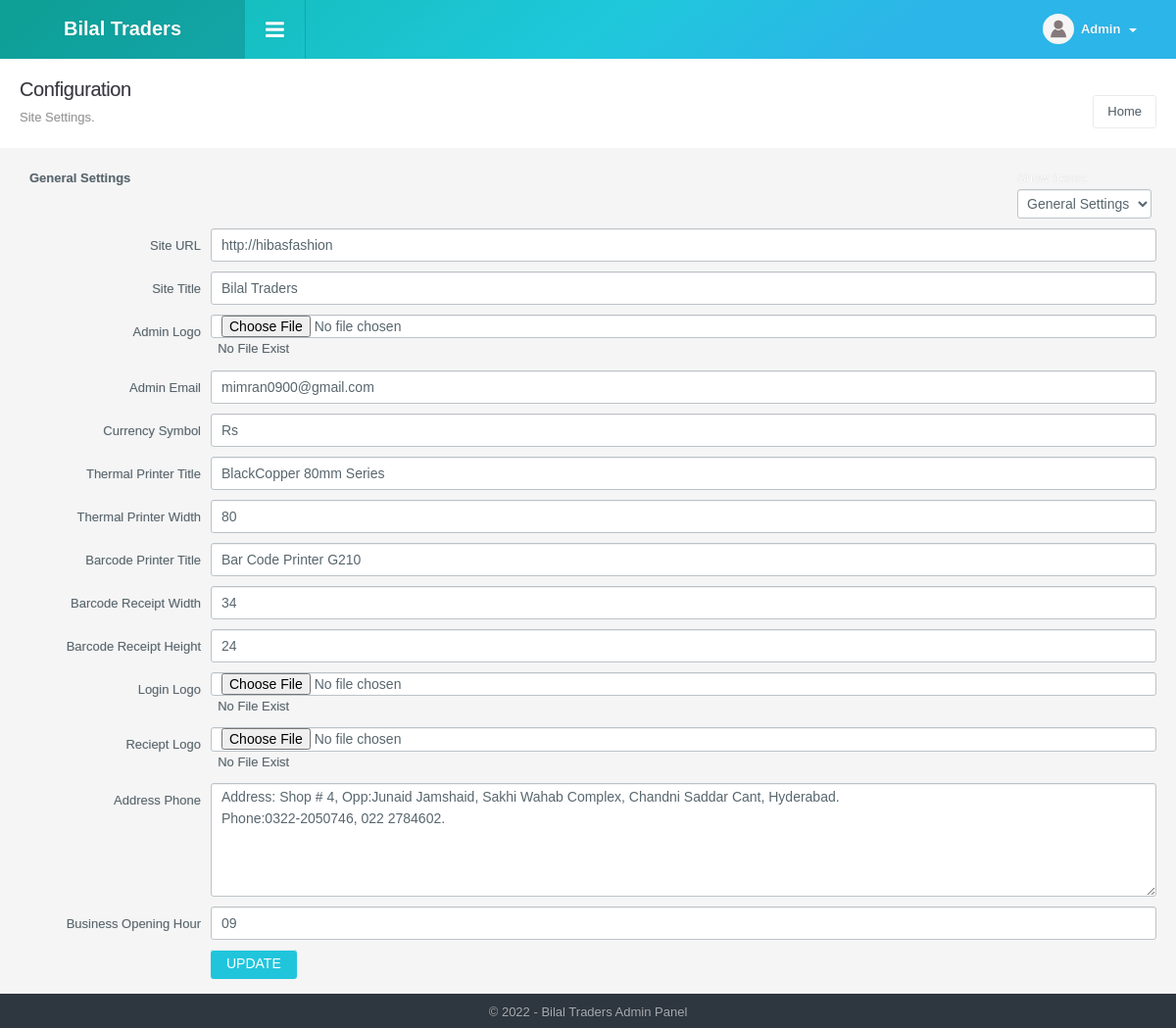
The app's page /config_manage.php?config_id=1 (signed in) with its own data.
### tables this page shows
CREATE TABLE `config_variable` (
  `id` int NOT NULL,
  `config_type_id` int NOT NULL,
  `title` varchar(512) NOT NULL,
  `notes` varchar(512) NOT NULL,
  `type` varchar(200) NOT NULL,
  `default_values` text NOT NULL,
  `key` varchar(200) NOT NULL,
  `value` text NOT NULL,
  `sortorder` int NOT NULL
);

CREATE TABLE `config_type` (
  `id` int NOT NULL,
  `title` varchar(200) NOT NULL,
  `sortorder` int NOT NULL
);

### include/db.php (called while the page is built, shortened)
<?php
function doquery($qr,$lnk){
	@$res=mysqli_query($lnk, $qr) or die($qr." - ".mysqli_error($lnk));
	return $res;
}
function dofetch($rs){
	@$rec=mysqli_fetch_array($rs);
	return $rec;
}
function numrows($rs){
	return mysqli_num_rows($rs);
}

### include/utility.php (the view, shortened to what this page needs)
<?php
function get_config($var){
	global $dblink;
	$sql="select value from config_variable where `key`='".slash($var)."'";
	$resConfig=doquery($sql,$dblink);
	if(numrows($resConfig)>0){
		while($rowConfig=dofetch($resConfig))
			return unslash($rowConfig["value"]);
	}
}
$site_title=get_config("site_title");
$site_url=get_config("site_url");
$file_upload_url=$site_url."/uploads/";
function slash($str){
	if(!is_array($str))
		return utf8_encode(addslashes($str));
	else{
		for($i=0; $i<count($str); $i++)
			$str[$i]=slash($str[$i]);
		return $str;
	}
}
function unslash($str){
	return stripslashes(utf8_decode($str));
	}
function getInputBox($type, $value, $id, $class,$default_values){
	global $file_upload_url;
	switch($type){
		case "text":
				echo '<input type="text" size="62%" name="text_'.$id.'" class="'.$class.'" value="'.$value.'" />';
        break;
		case "file":
			if ($value != "") {
			echo '<input type="file" size="50%" name="file_'.$id.'" class="'.$class.'" /><a href="'.$file_upload_url.'/config/'.$value.'" target="_blank" style=" color:#000;">&nbsp;&nbsp;Previous File</a>';
			}
			else{
				echo '<input type="file" size="50%" name="file_'.$id.'" class="'.$class.'" />&nbsp;&nbsp;No File Exist';
				}
        break;
		case "textarea":
			echo '<textarea name="textarea_'.$id.'" class="'.$class.'" cols="80" rows="5">'.$value.'</textarea>';
        break;
	}
}

### include/header.php (shortened to what this page needs)
<!DOCTYPE html>
<html>
<head>
<link type="text/css" rel="stylesheet" href="css/font-awesome.min.css" />
<link type="text/css" rel="stylesheet" href="css/font-awesome.css" />
<link type="text/css" rel="stylesheet"  href="css/bootstrap.css" />
<link rel="stylesheet" href="css/bootstrap-datetimepicker.min.css" />
<link type="text/css" rel="stylesheet"  href="css/awesome-bootstrap-checkbox.css" />
<link href="css/general.css" type="text/css" rel="stylesheet" />
<link type="text/css" rel="stylesheet"  href="css/style.css" />
<link rel="stylesheet" href="css/style.min.css">
</head>
<body>
	<div id="wrapper" class="round_corners">
    	<div id="top" class="clearfix">
            <div class="applogo">
                <a href="index.php" class="logo"><?php $admin_logo=get_config("admin_logo"); if(empty($admin_logo)) echo $site_title; else { ?><img src="<?php echo $file_upload_root;?>config/<?php echo $admin_logo?>" /><?php }?></a>
            </div>
            <a class="sidebar-open-button" href="#"><i class="fa fa-bars"></i></a>
            <ul class="top-right">
            	<li class="dropdown link">
                	<a class="dropdown-toggle profilebox" data-toggle="dropdown" href="#">
                    	<img alt="img" src="images/profileimg-default.png">
                        <b><?php echo ucfirst((isset($_SESSION["logged_in_admin"]) && $_SESSION["logged_in_admin"]!="")?$_SESSION["logged_in_admin"]["name"]:"Guest");?></b>
                        <span class="caret"></span>
                    </a>
                </li>
           </ul>
        </div>
		<div class="content">

### modules/config/list.php (shortened to what this page needs)
<?php
$extra='';
if(isset($_GET["config_id"]))
	$config_id=slash($_GET["config_id"]);
else
	$config_id=0;
?>
<div class="page-header">
	<h1 class="title">Configuration</h1>
  	<ol class="breadcrumb">
    	<li class="active">Site Settings.</li>
  	</ol>
  	<div class="right">
    	<div class="btn-group" role="group" aria-label="...">
        	<a href="index.php" class="btn btn-light editproject">Home</a>
        </div>
  	</div>
</div>
<form name="search_form" action="" method="get" class="config-item">
<span style="color:#FFFFFF">Show Items: </span>
    <select onchange="window.location.href='config_manage.php?config_id='+this.value">
		<?php
        $res=doquery("Select id, title from config_type order by sortorder",$dblink);
        if(numrows($res)>=0){
            while($rec=dofetch($res)){
                ?>
                <option value="<?php echo $rec["id"];?>" <?php echo ($config_id==$rec["id"])?"selected='selected'":"";?>><?php echo unslash($rec["title"])?></option>
                <?php
            }
        }
        1?>
	</select>
</form>
<form action="config_manage.php?tab=edit" method="post" enctype="multipart/form-data" name="frmAdd"  onSubmit="return checkFields();" class="form-horizontal form-horizontal-left">
  	<div class="list config-form">
		<?php
        if($config_id!=0)
            $extra=" and id='".$config_id."'";
        else
            $extra="";
        $res=doquery("Select * from config_type where 1 $extra order by sortorder ASC",$dblink);
        if(numrows($res)>0){
            while($rec=dofetch($res)){
        	?>
    		<div style="text-align:left; font-weight:bold; margin-bottom:40px;"><?php echo htmlentities(unslash($rec["title"]));?></div>
   			<?php
			$res1=doquery("Select * from config_variable where config_type_id='".addslashes($rec["id"])."' order by id ",$dblink);
			if(numrows($res1)>0){
				while($rec1=dofetch($res1)){
					$rec1["value"]=unslash($rec1["value"]);
					?>
					<div class="form-group">
						<div class="row">
							<div class="col-sm-2 control-label">
								<label class="form-label" for="title"><?php echo $rec1["title"]?></label>
							</div>
							<div class="col-sm-10">
							<?php
								switch($rec1["type"]){
									case "text":
									case "submit":
									case "file":
									case "textarea":
									case "button":
										getInputBox($rec1["type"],$rec1["value"],$rec1["id"],"","");
									break;
								}
							?>
							</div>
						</div>
					</div>
        			<?php
				}
				?>
                <div class="form-group">
                    <div class="row">
                        <div class="col-sm-2 control-label">
                        </div>
                        <div class="col-sm-10">
                            <input type="submit" value="UPDATE" class="btn btn-default btn-l" name="config_edit" title="Update Record" />
                        </div>
                    </div>
                </div>
				<?php
			}
			else{
			?>
            <div class="err">No Variables  Found</div>
        	<?php
			}
		}
	}
	?>
	</div>
</form>

### include/footer.php (shortened to what this page needs)
<div id="footer" class="bottom_round_corners">
	<div id="footer_content">
    	<address>&copy; <?php echo date("Y");?> - <?php echo $site_title; ?> Admin Panel</address>
    </div>
</div>
</div>
<link href="js/fancybox/jquery.fancybox.css" rel="stylesheet" type="text/css" />
<link href="js/chosen/chosen.css" rel="stylesheet" type="text/css" />
<link href="css/jquery-ui.min.css" rel="stylesheet" type="text/css" />
<?php include("include/upload_center.php");?>
<link rel="stylesheet" type="text/css" href="css/angularjs-datetime-picker.css" />
</body>
</html>

### records on screen
config_variable: value "Bilal Traders", title "Site Title"
config_type: title "General Settings"
config_variable: title "Site URL", value "http://hibasfashion"
config_variable: title "Admin Logo"
config_variable: title "Admin Email", value "mimran0900@gmail.com"
config_variable: title "Currency Symbol", value "Rs"
config_variable: title "Thermal Printer Title", value "BlackCopper 80mm Series"
config_variable: title "Thermal Printer Width", value "80"
config_variable: title "Barcode Printer Title", value "Bar Code Printer G210"
config_variable: title "Barcode Receipt Width", value "34"
config_variable: title "Barcode Receipt Height", value "24"
config_variable: title "Login Logo"
config_variable: title "Reciept Logo"
config_variable: title "Address Phone", id+value "Address: Shop # 4, Opp:Junaid Jamshaid, Sakhi Wahab Complex, Chandni Saddar Cant, Hyderabad. Phone:0322-2050746, 022 2784602."
config_variable: title "Business Opening Hour", value "09"

### other values on screen
form field value "General Settings"
